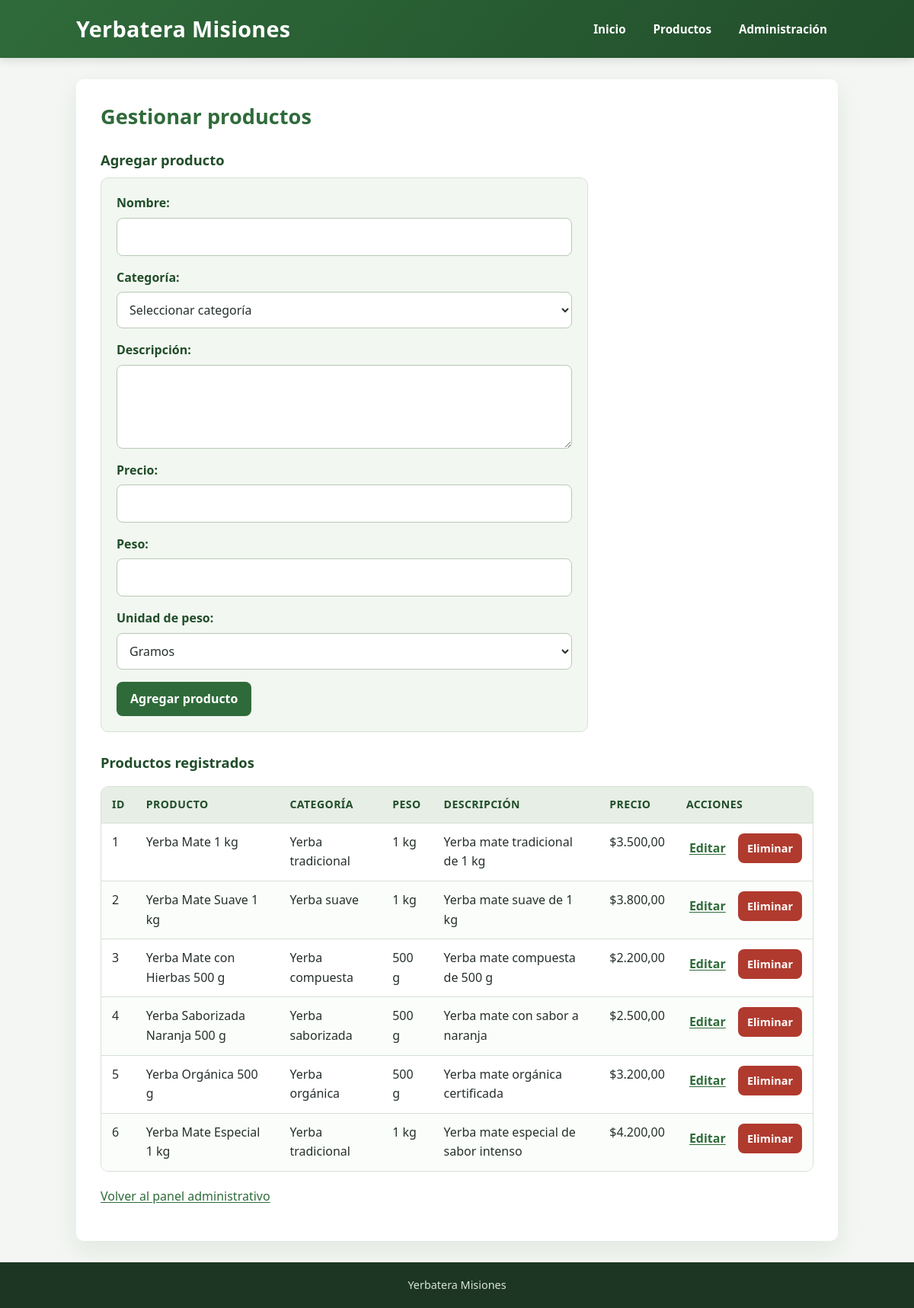
The page /admin/productos.php (signed in) on the database its author committed.
### tables this page shows
CREATE TABLE `productos` (
  `id` int(11) NOT NULL,
  `categoria_id` int(11) NOT NULL,
  `nombre` varchar(100) NOT NULL,
  `descripcion` varchar(255) DEFAULT NULL,
  `precio` decimal(10,2) NOT NULL,
  `peso` decimal(10,2) DEFAULT NULL,
  `unidad` enum('g','kg') DEFAULT NULL
);

CREATE TABLE `categorias` (
  `id` int(11) NOT NULL,
  `nombre` varchar(100) NOT NULL,
  `descripcion` varchar(255) DEFAULT NULL
);

### includes/funciones.php (called while the page is built, shortened)
<?php
function e($valor) {
    return htmlspecialchars((string) $valor, ENT_QUOTES, 'UTF-8');
}
function formatPeso($peso, $unidad) {
    $texto = number_format((float) $peso, 2, ',', '.');
    $texto = rtrim(rtrim($texto, '0'), ',');
    return $texto . ' ' . ($unidad === 'kg' ? 'kg' : 'g');
}

### admin/productos.php (the view, shortened to what this page needs)
<?php
require_once '../includes/conexion.php';
require_once '../includes/funciones.php';
$editar = null;
$datosPost = null;
$consulta = $conexion->query(
    'SELECT id, nombre FROM categorias ORDER BY nombre'
);
$categorias = $consulta->fetchAll();
$consulta = $conexion->query(
    'SELECT productos.id, productos.nombre, productos.descripcion,
            productos.precio, productos.peso, productos.unidad,
            productos.categoria_id,
            categorias.nombre AS categoria
     FROM productos
     INNER JOIN categorias
        ON productos.categoria_id = categorias.id
     ORDER BY productos.id'
);
$productos = $consulta->fetchAll();
$valores = $datosPost ?? ($editar ?: []);
require_once '../includes/header.php';
?>
<h2>Gestionar productos</h2>
<h3><?= $editar ? 'Editar producto' : 'Agregar producto' ?></h3>
<?php if (count($categorias) > 0): ?>
    <form
        class="formulario"
        method="post"
        action="productos.php<?= $editar ? '?editar=' . e($editar['id']) : '' ?>"
    >
        <label for="nombre">Nombre:</label>
        <input
            type="text"
            id="nombre"
            name="nombre"
            maxlength="100"
            required
            value="<?= e($valores['nombre'] ?? '') ?>"
        >
        <label for="categoria_id">Categoría:</label>
        <select id="categoria_id" name="categoria_id" required>
            <option value="">Seleccionar categoría</option>
        </select>
        <label for="descripcion">Descripción:</label>
        <textarea
            id="descripcion"
            name="descripcion"
            maxlength="255"
        ><?= e($valores['descripcion'] ?? '') ?></textarea>
        <label for="precio">Precio:</label>
        <input
            type="number"
            id="precio"
            name="precio"
            min="0"
            max="99999999.99"
            step="0.01"
            required
            value="<?= e($valores['precio'] ?? '') ?>"
        >
        <label for="peso">Peso:</label>
        <input
            type="number"
            id="peso"
            name="peso"
            min="0.01"
            max="99999999.99"
            step="0.01"
            required
            value="<?= e($valores['peso'] ?? '') ?>"
        >
        <label for="unidad">Unidad de peso:</label>
        <select id="unidad" name="unidad" required>
            <option
                value="g"
                <?= ($valores['unidad'] ?? 'g') === 'g' ? 'selected' : '' ?>
            >
                Gramos
            </option>
        </select>
        <button type="submit">
            <?= $editar ? 'Guardar cambios' : 'Agregar producto' ?>
        </button>
    </form>
<?php else: ?>
    <p>Primero tenés que crear una categoría para poder agregar productos.</p>
<?php endif; ?>
<h3>Productos registrados</h3>
<?php if (count($productos) > 0): ?>
    <div class="tabla-contenedor">
        <table class="tabla-responsive">
            <thead>
                <tr>
                    <th>ID</th>
                    <th>Producto</th>
                    <th>Categoría</th>
                    <th>Peso</th>
                    <th>Descripción</th>
                    <th>Precio</th>
                    <th>Acciones</th>
                </tr>
            </thead>
            <tbody>
                <?php foreach ($productos as $producto): ?>
                    <tr>
                        <td data-label="ID"><?= e($producto['id']) ?></td>
                        <td data-label="Producto"><?= e($producto['nombre']) ?></td>
                        <td data-label="Categoría"><?= e($producto['categoria']) ?></td>
                        <td data-label="Peso"><?= e(formatPeso(
                            $producto['peso'] ?? null,
                            $producto['unidad'] ?? null
                        )) ?></td>
                        <td data-label="Descripción"><?= e($producto['descripcion'] ?? '') ?></td>
                        <td data-label="Precio">$<?= number_format((float) $producto['precio'], 2, ',', '.') ?></td>
                        <td class="acciones" data-label="Acciones">
                            <a href="productos.php?editar=<?= e($producto['id']) ?>">
                                Editar
                            </a>
                            <form
                                method="post"
                                action="productos.php"
                                onsubmit="return confirm('¿Querés eliminar este producto?');"
                            >
                                <button type="submit" class="boton-peligro">Eliminar</button>
                            </form>
                        </td>
                    </tr>
                <?php endforeach; ?>
            </tbody>
        </table>
    </div>
<?php else: ?>
    <p>No hay productos registrados.</p>
<?php endif; ?>
<p><a href="index.php">Volver al panel administrativo</a></p>
<?php require_once '../includes/footer.php'; ?>

### css/estilos.css (style rules this page uses)
:root { --verde: #2f6b3a; --verde-oscuro: #214d2a; --verde-claro: #e6eee5; --verde-suave: #f2f7f1; --texto: #26302a; --texto-suave: #59655d; --borde: #d6e1d4; --fondo: #f3f6f2; --blanco: #ffffff; --peligro: #b03a2e; --peligro-oscuro: #8e2c23; --radio: 10px; --sombra: 0 12px 32px rgba(27, 61, 35, 0.08); --transicion: 160ms ease; }
*, *::before, *::after { box-sizing: border-box; }
html { scroll-behavior: smooth; -webkit-text-size-adjust: 100%; text-size-adjust: 100%; }
body { margin: 0; min-height: 100vh; display: flex; flex-direction: column; font-family: system-ui, -apple-system, "Segoe UI", Roboto, Arial, sans-serif; background-color: var(--fondo); color: var(--texto); line-height: 1.6; overflow-wrap: break-word; }
h2, h3 { line-height: 1.25; }
h2 { margin: 0 0 16px; color: var(--verde); font-size: clamp(1.35rem, 2.4vw, 1.7rem); }
h3 { margin: 28px 0 12px; color: var(--verde-oscuro); font-size: 1.15rem; }
p { margin: 0 0 14px; }
a { color: var(--verde); text-underline-offset: 2px; }
.formulario { max-width: 640px; margin: 0 0 8px; padding: 20px; background-color: var(--verde-suave); border: 1px solid var(--borde); border-radius: var(--radio); }
.formulario label { display: block; margin-bottom: 6px; color: var(--verde-oscuro); font-weight: 700; }
.formulario input:not([type="hidden"]), .formulario select, .formulario textarea { display: block; width: 100%; max-width: 100%; margin: 0 0 16px; padding: 11px 12px; border: 1px solid #b9c9b6; border-radius: 8px; background-color: var(--blanco); color: var(--texto); font: inherit; transition: border-color var(--transicion), box-shadow var(--transicion); }
.formulario textarea { min-height: 110px; resize: vertical; }
.formulario button { margin-right: 10px; }
button { min-height: 42px; padding: 10px 18px; border: 0; border-radius: 8px; background-color: var(--verde); color: var(--blanco); font: inherit; font-weight: 700; cursor: pointer; transition: background-color var(--transicion), transform var(--transicion); }
.boton-peligro { background-color: var(--peligro); }
.tabla-contenedor { width: 100%; margin: 20px 0; overflow-x: auto; background-color: var(--blanco); border: 1px solid var(--borde); border-radius: var(--radio); -webkit-overflow-scrolling: touch; }
table { width: 100%; min-width: 640px; border-collapse: collapse; }
th, td { padding: 12px 14px; text-align: left; vertical-align: top; border-bottom: 1px solid var(--borde); }
th { background-color: var(--verde-claro); color: var(--verde-oscuro); font-size: 0.88rem; text-transform: uppercase; letter-spacing: 0.03em; white-space: nowrap; }
tbody tr:last-child td { border-bottom: 0; }
tbody tr:nth-child(even) { background-color: #fbfdfb; }
td form { display: inline-block; margin: 0; }
td.acciones { white-space: nowrap; }
td.acciones a { display: inline-block; padding: 8px 4px; font-weight: 600; }
td.acciones form { margin-left: 8px; }
td.acciones button { min-height: 36px; padding: 8px 12px; font-size: 0.9rem; }

### rows shown on the page
productos: id "1", nombre "Yerba Mate 1 kg", categoria.nombre "Yerba tradicional", peso+unidad "1 kg", descripcion "Yerba mate tradicional de 1 kg", precio "3.500,00"
productos: id "2", nombre "Yerba Mate Suave 1 kg", categoria.nombre "Yerba suave", peso+unidad "1 kg", descripcion "Yerba mate suave de 1 kg", precio "3.800,00"
productos: id "3", nombre "Yerba Mate con Hierbas 500 g", categoria.nombre "Yerba compuesta", peso+unidad "500 g", descripcion "Yerba mate compuesta de 500 g", precio "2.200,00"
productos: id "4", nombre "Yerba Saborizada Naranja 500 g", categoria.nombre "Yerba saborizada", peso+unidad "500 g", descripcion "Yerba mate con sabor a naranja", precio "2.500,00"
productos: id "5", nombre "Yerba Orgánica 500 g", categoria.nombre "Yerba orgánica", peso+unidad "500 g", descripcion "Yerba mate orgánica certificada", precio "3.200,00"
productos: id "6", nombre "Yerba Mate Especial 1 kg", categoria.nombre "Yerba tradicional", peso+unidad "1 kg", descripcion "Yerba mate especial de sabor intenso", precio "4.200,00"
